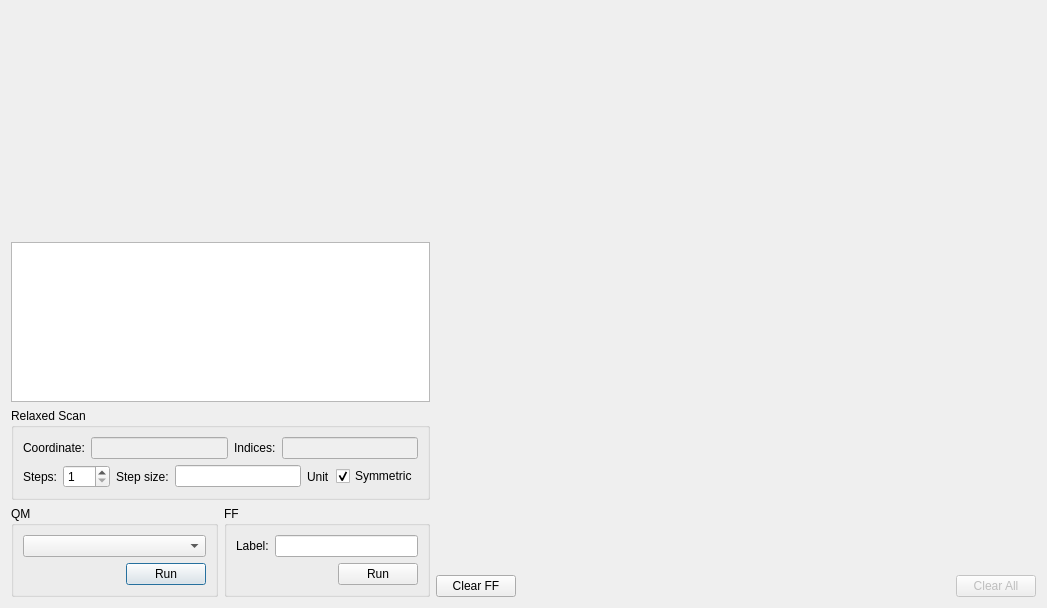
<?xml version="1.0" encoding="UTF-8"?>
<ui version="4.0">
 <class>Dialog</class>
 <widget class="QDialog" name="Dialog">
  <property name="geometry">
   <rect>
    <x>0</x>
    <y>0</y>
    <width>1047</width>
    <height>608</height>
   </rect>
  </property>
  <property name="minimumSize">
   <size>
    <width>900</width>
    <height>0</height>
   </size>
  </property>
  <property name="windowTitle">
   <string>Dialog</string>
  </property>
  <layout class="QHBoxLayout" name="horizontalLayout_8">
   <item>
    <layout class="QVBoxLayout" name="verticalLayout_5">
     <item>
      <widget class="TermTable" name="term_table" native="true">
       <property name="sizePolicy">
        <sizepolicy hsizetype="Expanding" vsizetype="Expanding">
         <horstretch>0</horstretch>
         <verstretch>0</verstretch>
        </sizepolicy>
       </property>
       <property name="minimumSize">
        <size>
         <width>300</width>
         <height>225</height>
        </size>
       </property>
      </widget>
     </item>
     <item>
      <widget class="QPlainTextEdit" name="term_history">
       <property name="sizePolicy">
        <sizepolicy hsizetype="Expanding" vsizetype="Expanding">
         <horstretch>0</horstretch>
         <verstretch>0</verstretch>
        </sizepolicy>
       </property>
       <property name="minimumSize">
        <size>
         <width>0</width>
         <height>100</height>
        </size>
       </property>
      </widget>
     </item>
     <item>
      <widget class="QGroupBox" name="groupBox">
       <property name="title">
        <string>Relaxed Scan</string>
       </property>
       <layout class="QVBoxLayout" name="verticalLayout_4">
        <item>
         <layout class="QHBoxLayout" name="horizontalLayout">
          <item>
           <widget class="QLabel" name="label">
            <property name="text">
             <string>Coordinate:</string>
            </property>
           </widget>
          </item>
          <item>
           <widget class="QLineEdit" name="type_">
            <property name="enabled">
             <bool>false</bool>
            </property>
           </widget>
          </item>
          <item>
           <widget class="QLabel" name="label_2">
            <property name="text">
             <string>Indices:</string>
            </property>
           </widget>
          </item>
          <item>
           <widget class="QLineEdit" name="prim_indices_le">
            <property name="enabled">
             <bool>false</bool>
            </property>
           </widget>
          </item>
         </layout>
        </item>
        <item>
         <layout class="QHBoxLayout" name="horizontalLayout_4">
          <item>
           <widget class="QLabel" name="label_3">
            <property name="text">
             <string>Steps:</string>
            </property>
           </widget>
          </item>
          <item>
           <widget class="QSpinBox" name="steps">
            <property name="minimum">
             <number>1</number>
            </property>
            <property name="maximum">
             <number>999</number>
            </property>
            <property name="value">
             <number>1</number>
            </property>
           </widget>
          </item>
          <item>
           <widget class="QLabel" name="label_4">
            <property name="text">
             <string>Step size:</string>
            </property>
           </widget>
          </item>
          <item>
           <widget class="QLineEdit" name="step_size">
            <property name="text">
             <string/>
            </property>
           </widget>
          </item>
          <item>
           <widget class="QLabel" name="step_unit">
            <property name="text">
             <string>Unit</string>
            </property>
           </widget>
          </item>
          <item>
           <widget class="QCheckBox" name="symmetric">
            <property name="text">
             <string>Symmetric</string>
            </property>
            <property name="checked">
             <bool>true</bool>
            </property>
           </widget>
          </item>
         </layout>
        </item>
       </layout>
      </widget>
     </item>
     <item>
      <layout class="QHBoxLayout" name="horizontalLayout_7">
       <item>
        <widget class="QGroupBox" name="qm_group">
         <property name="title">
          <string>QM</string>
         </property>
         <layout class="QVBoxLayout" name="verticalLayout_3">
          <item>
           <widget class="QComboBox" name="calc_level"/>
          </item>
          <item>
           <layout class="QHBoxLayout" name="horizontalLayout_6">
            <item>
             <spacer name="horizontalSpacer_3">
              <property name="orientation">
               <enum>Qt::Horizontal</enum>
              </property>
              <property name="sizeHint" stdset="0">
               <size>
                <width>40</width>
                <height>20</height>
               </size>
              </property>
             </spacer>
            </item>
            <item>
             <widget class="QPushButton" name="run_qm">
              <property name="text">
               <string>Run</string>
              </property>
             </widget>
            </item>
           </layout>
          </item>
         </layout>
        </widget>
       </item>
       <item>
        <widget class="QGroupBox" name="ff_group">
         <property name="title">
          <string>FF</string>
         </property>
         <layout class="QVBoxLayout" name="verticalLayout">
          <item>
           <layout class="QHBoxLayout" name="horizontalLayout_3">
            <item>
             <widget class="QLabel" name="label_6">
              <property name="text">
               <string>Label:</string>
              </property>
             </widget>
            </item>
            <item>
             <widget class="QLineEdit" name="ff_label">
              <property name="text">
               <string/>
              </property>
             </widget>
            </item>
           </layout>
          </item>
          <item>
           <layout class="QHBoxLayout" name="horizontalLayout_5">
            <item>
             <spacer name="horizontalSpacer_2">
              <property name="orientation">
               <enum>Qt::Horizontal</enum>
              </property>
              <property name="sizeHint" stdset="0">
               <size>
                <width>40</width>
                <height>20</height>
               </size>
              </property>
             </spacer>
            </item>
            <item>
             <widget class="QPushButton" name="run_ff">
              <property name="text">
               <string>Run</string>
              </property>
             </widget>
            </item>
           </layout>
          </item>
         </layout>
        </widget>
       </item>
      </layout>
     </item>
    </layout>
   </item>
   <item>
    <layout class="QVBoxLayout" name="verticalLayout_2">
     <item>
      <widget class="PlotWidget" name="plot" native="true">
       <property name="minimumSize">
        <size>
         <width>600</width>
         <height>550</height>
        </size>
       </property>
      </widget>
     </item>
     <item>
      <layout class="QHBoxLayout" name="horizontalLayout_2">
       <item>
        <widget class="QPushButton" name="clear_ff">
         <property name="text">
          <string>Clear FF</string>
         </property>
        </widget>
       </item>
       <item>
        <spacer name="horizontalSpacer">
         <property name="orientation">
          <enum>Qt::Horizontal</enum>
         </property>
         <property name="sizeHint" stdset="0">
          <size>
           <width>40</width>
           <height>20</height>
          </size>
         </property>
        </spacer>
       </item>
       <item>
        <widget class="QPushButton" name="clear_all">
         <property name="enabled">
          <bool>false</bool>
         </property>
         <property name="text">
          <string>Clear All</string>
         </property>
        </widget>
       </item>
      </layout>
     </item>
    </layout>
   </item>
  </layout>
 </widget>
 <customwidgets>
  <customwidget>
   <class>TermTable</class>
   <extends>QWidget</extends>
   <header>ligparam.dialog</header>
   <container>1</container>
  </customwidget>
  <customwidget>
   <class>PlotWidget</class>
   <extends>QWidget</extends>
   <header>pyqtgraph</header>
   <container>1</container>
  </customwidget>
 </customwidgets>
 <resources/>
 <connections/>
</ui>
